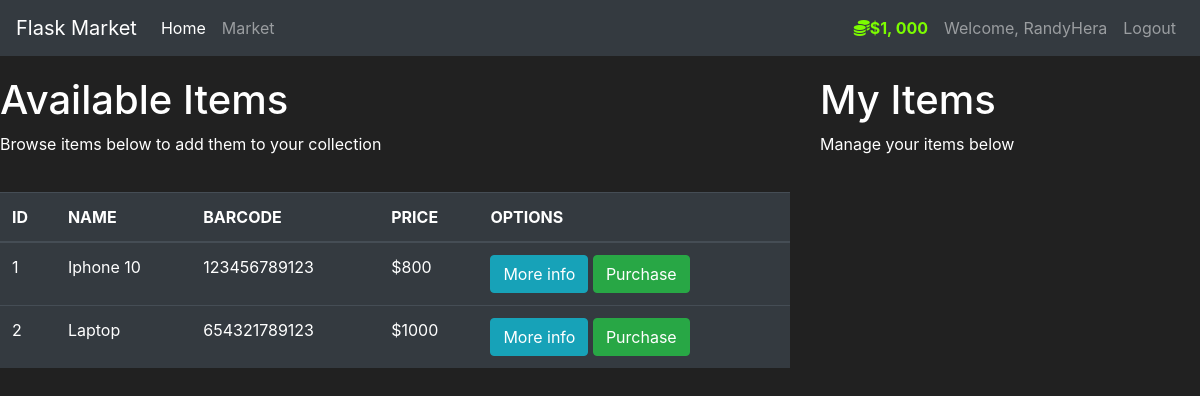
Before: /market (signed in) with the older database file.
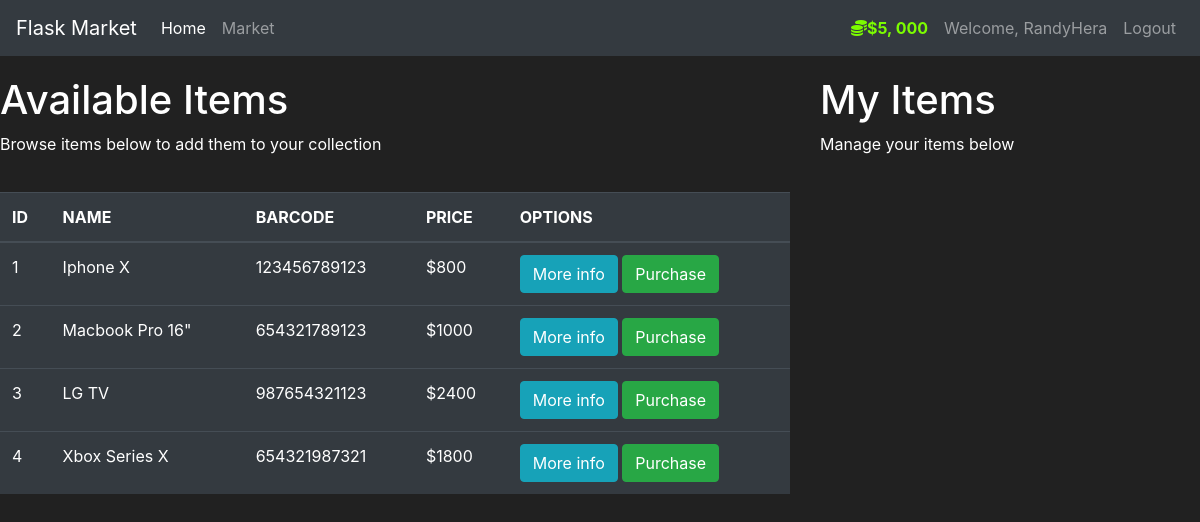
After: the same page with the newer database file.
### market/models.py (models this page shows, shortened)
class User(db.Model, UserMixin):
    id = db.Column(db.Integer(), primary_key=True)
    username = db.Column(db.String(length=30), nullable=False, unique=True)
    email_address = db.Column(db.String(length=50), nullable=False, unique=True)
    password_hash = db.Column(db.String(length=60), nullable=False)
    budget = db.Column(db.Integer(), nullable=False, default=5000)
    items = db.relationship('Item', backref='owned_user', lazy=True)
    @property
    def prettier_budget(self):
        if len(str(self.budget)) >= 4:
            return f"${str(self.budget)[:-3]}, {str(self.budget)[-3:]}"
        else:
            return f"${self.budget}"
    @property
    def password(self):
        return self.password

class Item(db.Model):
    id = db.Column(db.Integer(), primary_key=True)
    name = db.Column(db.String(length=30), nullable=False, unique=True)
    price = db.Column(db.Integer(), nullable=False)
    barcode = db.Column(db.String(length=12), nullable=False, unique=True)
    description = db.Column(db.String(length=1024), nullable=False, unique=True)
    owner = db.Column(db.Integer(), db.ForeignKey('user.id'))

### market/routes.py (the view, shortened to what this page needs)
@app.route('/market', methods=['GET', 'POST'])
@login_required
def market_page():
    purchase_form = PurchaseItemForm()
    selling_form = SellItemForm()
    if request.method == 'GET':
        items = Item.query.filter_by(owner=None)
        owned_items = Item.query.filter_by(owner=current_user.id)
        return render_template('market.html', items=items, purchase_form=purchase_form, owned_items=owned_items, selling_form=selling_form)

### market/models.py (called while the page is built)
@login_manager.user_loader
def load_user(user_id):
    return User.query.get(int(user_id))

### market/templates/market.html (shortened to what this page needs)
{% extends 'base.html' %}
{% block content %}
    <div class="row" style="margin-top: 10px;">
      <div class="col-8">
        <h1 style="margin-top: 10px;">Available Items</h1>
        <p>Browse items below to add them to your collection</p>
      </div>
      <div class="col-4">
        <h1 style="margin-top: 10px;">My Items</h1>
        <p>Manage your items below</p>
      </div>
    </div>
    <div class="row" style="margin-top: 20px;">
      <div class="col-8">
        <table class="table table-hover table-dark">
          <thead>
            <tr>
              <th scope="col">ID</th>
              <th scope="col">NAME</th>
              <th scope="col">BARCODE</th>
              <th scope="col">PRICE</th>
              <th scope="col">OPTIONS</th>
            </tr>
          </thead>
          <tbody>
            {% for item in items %}
              <tr>
                <td>{{ item.id }}</td>
                <td>{{ item.name }}</td>
                <td>{{ item.barcode }}</td>
                <td>${{ item.price }}</td>
                <td>
                  <button class="btn btn-outline btn-info" data-toggle="modal" data-target="#Modal-MoreInfo-{{ item.id }}">More info</button>
                  <button class="btn btn-outline btn-success" data-toggle="modal" data-target="#Modal-PurchaseConfirm-{{ item.id }}">Purchase</button>
                </td>
              </tr>
            {% endfor %}
          </tbody>
        </table>
      </div>
      <div class="col-4">
      </div>
    </div>
{% endblock %}

### market/templates/base.html (shortened to what this page needs)
<!doctype html>
<html lang="en">
   <head>
      <link rel="stylesheet" href="https://cdn.jsdelivr.net/npm/bootstrap@4.5.3/dist/css/bootstrap.min.css">
   </head>
   <body>
    <nav class="navbar navbar-expand-md navbar-dark bg-dark">
      <a class="navbar-brand" href="{{ url_for('home_page') }}">Flask Market</a>
      <div class="collapse navbar-collapse" id="navbarNav">
        <ul class="navbar-nav mr-auto">
            <li class="nav-item active">
                <a class="nav-link" href="{{ url_for('home_page') }}">Home <span class="sr-only">(current)</span></a>
            </li>
            <li class="nav-item">
                <a class="nav-link" href="{{ url_for('market_page') }}">Market</a>
            </li>
        </ul>
          {% if current_user.is_authenticated %}
            <ul class="navbar-nav">
                <li class="nav-item">
                    <a class="nav-link" href="#" style="color: lawngreen; font-weight: bold;">
                        <i class="fas fa-coins"></i>{{ current_user.prettier_budget }}
                    </a>
                </li>
                <li class="nav-item">
                    <a class="nav-link" href="#">Welcome, {{ current_user.username }}</a>
                </li>
                <li class="nav-item">
                    <a class="nav-link" href="{{ url_for('logout_page') }}">Logout</a>
                </li>
            </ul>
          {% endif %}
      </div>
    </nav>
      {% block content %}
      {% endblock %}
   </body>
</html>

### market/templates/base.html (style rules this page uses)
body { background-color: #212121; color: white }

Changed rows visible on the page:
changed User "RandyHera": prettier_budget "$1, 000" → "$5, 000"
changed Item id 1: name "Iphone 10" → "Iphone X"
changed Item id 2: name "Laptop" → "Macbook Pro 16\""
added Item: id "3", name "LG TV", barcode "987654321123", price "2400"
added Item: id "4", name "Xbox Series X", barcode "654321987321", price "1800"
